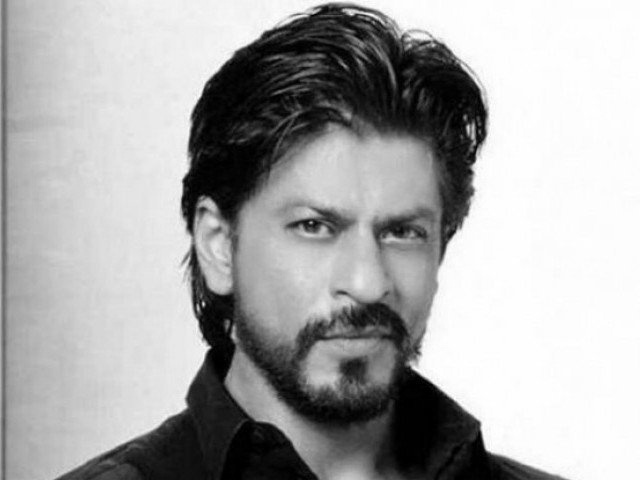
#> input picture sha.jpg, 640 x 480 px
$ python edge_detect.py
#> lines starting #> are read from the running program, lines starting #| are printed output that depends on the picture; after the words box and inside, x2 and y2 are one past the last pixel; in counts of white or black regions, pixels touching at a corner belong together
import cv2
import numpy

img=cv2.imread('sha.jpg')
#> img is the input picture: shape (480, 640, 3); min 0, max 255, mean 169.2

thresholdval1=50
thresholdval2=100

canny=cv2.Canny(img,thresholdval1,thresholdval2)
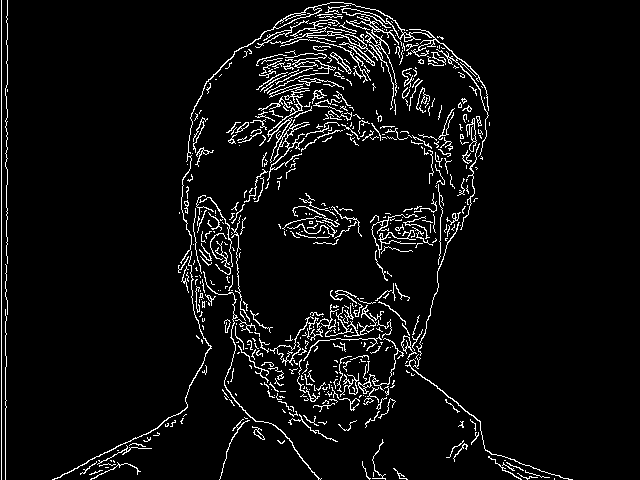
#> canny: shape (480, 640); 5.5% white in thin lines or dots, all inside (x1, y1, x2, y2) = (1, 0, 573, 480)
cv2.imshow('canny',canny)
cv2.waitKey(0)
cv2.destroyAllWindows()

$ run again, with ronal.jpg copied over sha.jpg
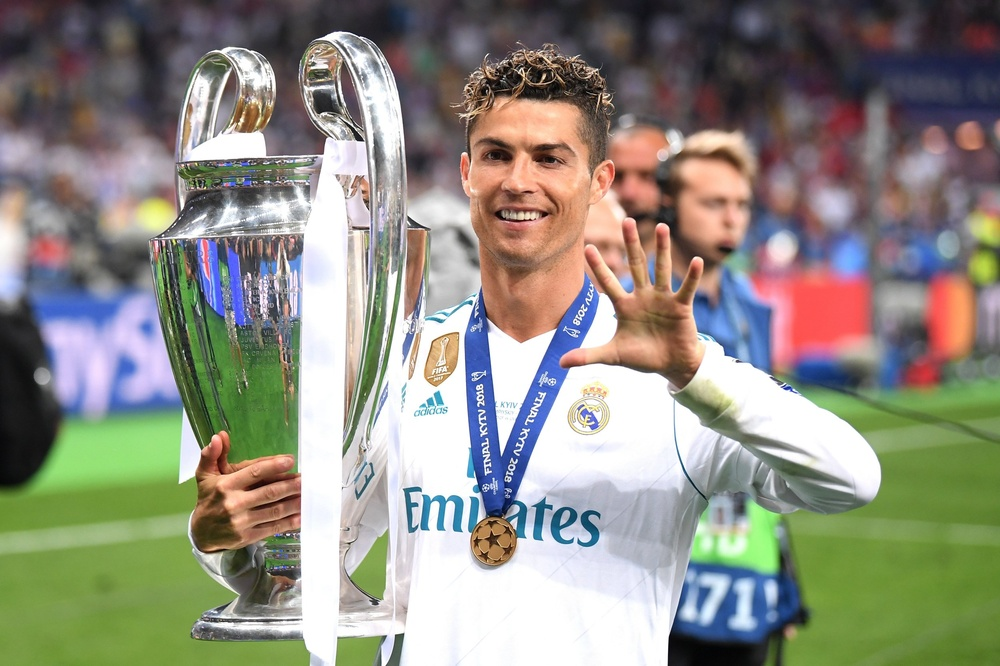
#> input picture ronal.jpg, 1000 x 666 px, shrunk from 2500 x 1666 before the run
#> img is the input picture: shape (666, 1000, 3); mean B, G, R 130.3, 141.7, 143.4
#> `canny=cv2.Canny(img,thresholdval1,thresholdval2)`:
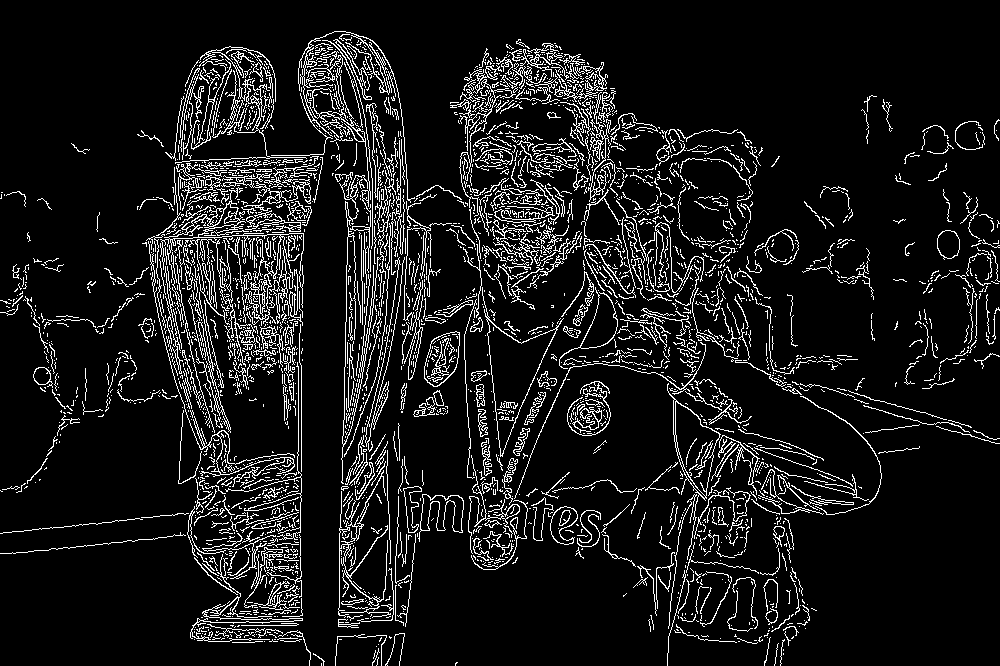
#> canny: shape (666, 1000); 9.5% white in thin lines or dots

$ run again, with ronal2.jpg copied over sha.jpg
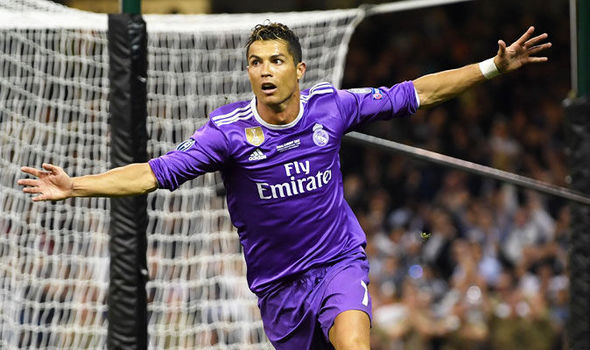
#> input picture ronal2.jpg, 590 x 350 px
#> img is the input picture: shape (350, 590, 3); mean B, G, R 98.5, 93.2, 104.3
#> `canny=cv2.Canny(img,thresholdval1,thresholdval2)`:
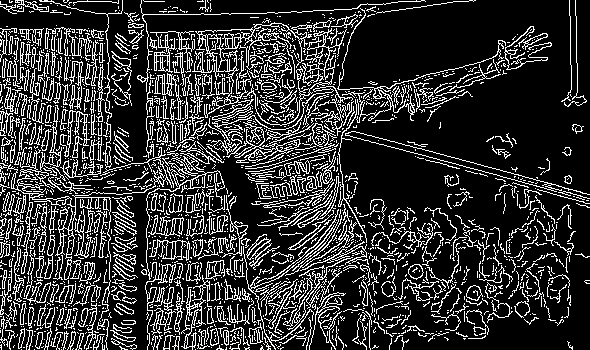
#> canny: shape (350, 590); 20.1% white in thin lines or dots
